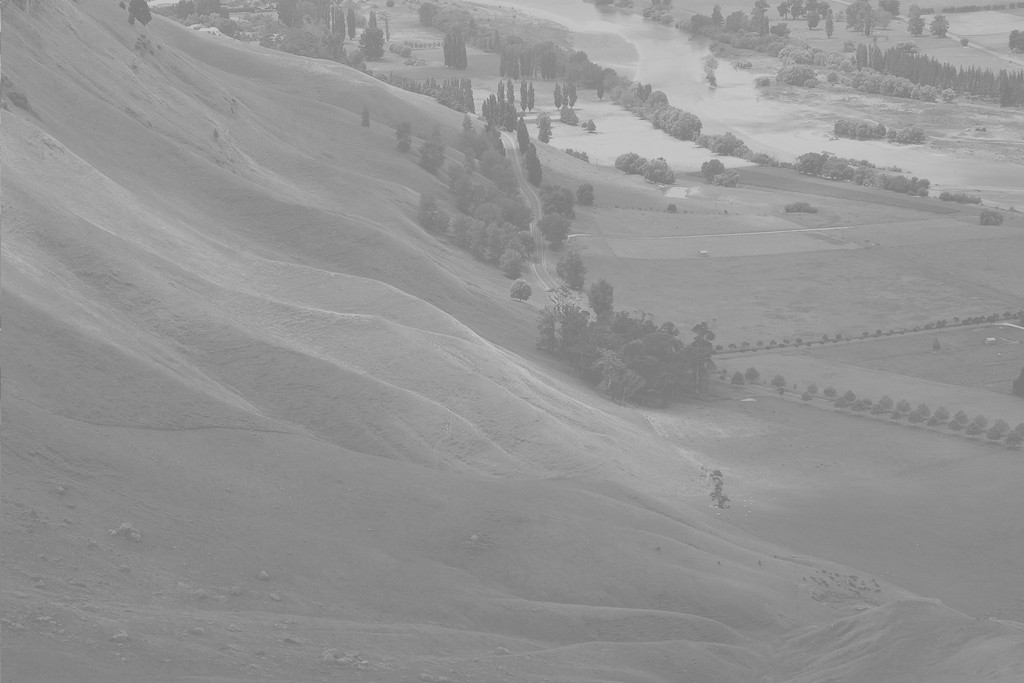
#> input picture histogram equalization/Unequalized.jpg, 1024 x 683 px
$ jupyter execute --allow-errors histogram_equalization.ipynb
#> lines starting #> are read from the running program, lines starting #| are printed output that depends on the picture
[cell 1]
import numpy as np
import matplotlib.pyplot as plt
import seaborn as sns
from scipy import stats

from PIL import Image

[cell 2]
def calcNormCdf(im,maxVal,res = 1):
    # Step 1: Calculate PDF (normalize histogram by number of pixels)
    # histogram, edges = np.histogram(im, bins,range )

    # # estimate the dataset's relative dynamic-range ratio out of the full dynamic-range
    # # maxVal is the max value of dynamic range
    # dr_ratio = 1/((np.max(im) - np.min(im))/(maxVal -0))
    # # estimate the full dynamic range out of the actual dynamic range of the dataset
    # partial_dr = np.unique(np.round(im,res)).shape[0]
    # numBins = int(np.ceil(dr_ratio *partial_dr))

    numBins = int(maxVal/res)+1
    histogram, edges = np.histogram(im,bins = numBins,range = (0,maxVal))
    pdf = histogram / float(np.sum(histogram))

    # Step 2: Calculate normalized CDF
    cdf = np.cumsum(pdf)
    return cdf,(pdf,edges)

def histeq(im,maxVal = 0):
    maxVal
    maxVal = np.max(im) if maxVal==0 else maxVal
    # Step 2: Calculate normalized CDF from the pdf (hitogram normalized by number of values)

    cdf,pdf = calcNormCdf(im,maxVal)
    # Step 3: Map intensities (pixel mapping lookup table)

    transform_map = np.floor(maxVal * cdf).astype(int)
    # transform_map = np.round(cdf * 255)


    # STEP 4: Transformation (Create new image)

    # flatten image array into 1D list
    img_list = list(im.flatten())
    # transform pixel values to equalize
    eq_img_list = [transform_map[p] for p in img_list]
    # reshape and write back into img_array
    im_equalized = np.reshape(np.asarray(eq_img_list), im.shape)

    cdf_eq,pdf_eq = calcNormCdf(im_equalized,maxVal)


    return im_equalized ,(cdf,cdf_eq),(pdf,pdf_eq)

[cell 3]
im = np.array(Image.open("Unequalized.jpg"))
#> im is the input picture: shape (683, 1024, 3); min 114, max 208, mean 148
# r, g, b = im[:,:,0],im[:,:,1],im[:,:,2]
# eq_image,cdf,pdf = histeq(r)
eq_im = im.copy()
for i in range(3):
    eq_image,cdf,pdf = histeq(im[:,:,i])
    eq_im[:,:,i] = eq_image
#> this loop made 3 passes
#> pass 1, in histeq, `im_equalized = np.reshape(np.asarray(eq_img_list), im.shape)`:
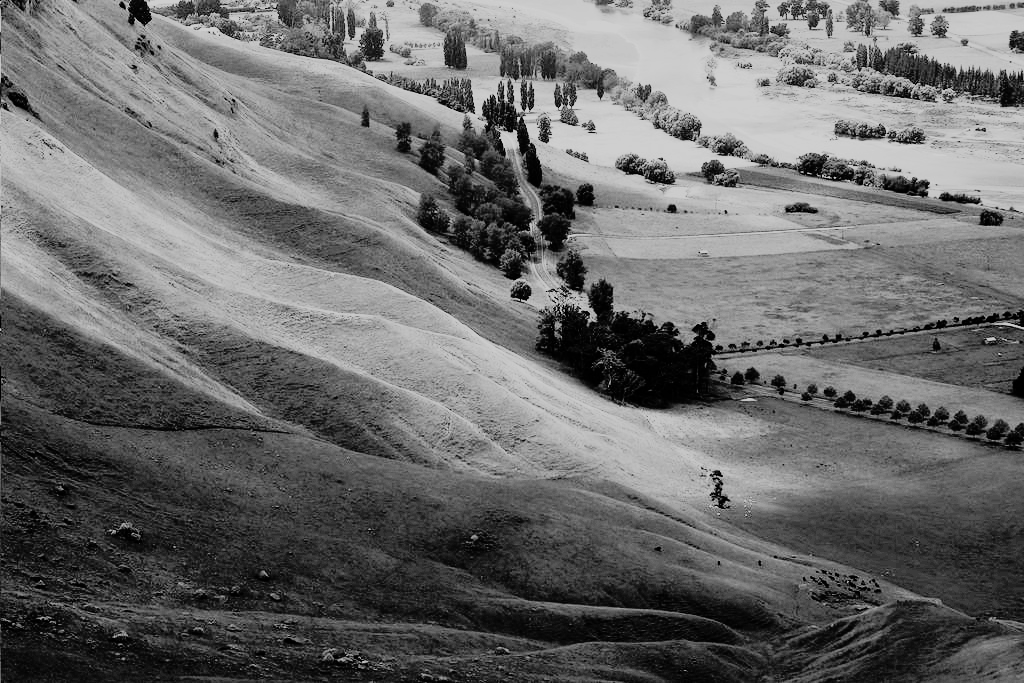
#> im_equalized: shape (683, 1024) int64; min 0, max 208, mean 106


plt.figure()
plt.stairs(pdf[0][0], pdf[0][1], fill=True)
plt.stairs(pdf[1][0], pdf[1][1], fill=True)
plt.figure()
#> (the rest of this cell did not finish here and is left out)

#> (a cell that did not finish here is left out)

[cell 5]
mu_true = 0
sigma_true = 0.1
s = np.random.normal(mu_true, sigma_true, 2000)
mu, sigma = stats.norm.fit(s)
points = np.linspace(stats.norm.ppf(0.01,loc=mu,scale=sigma),
                 stats.norm.ppf(0.9999,loc=mu,scale=sigma),100)
pdf = stats.norm.pdf(points,loc=mu,scale=sigma)

plt.hist(s, 30, density=True);
plt.plot(points, pdf, color='r')
plt.show()
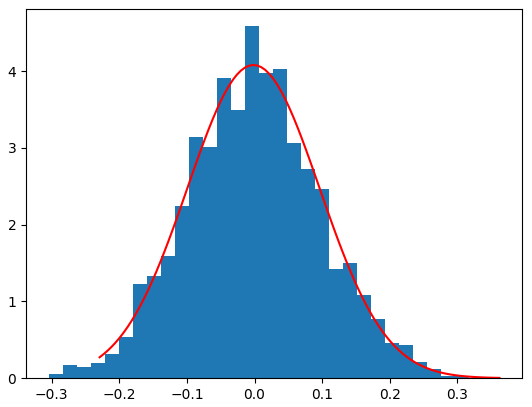
#> figure drawn by matplotlib, 1 panel; tallest bar 4.58 high, from x = -0.0145 to 0.00624; curve peaks at x = -0.00216, y = 4.08

[cell 6]
# https://towardsdatascience.com/histogram-equalization-5d1013626e64#:~:text=Histogram%20Equalization%20is%20a%20computer,intensity%20range%20of%20the%20image.


# histogram equalization on an arbitrary histogram
import numpy as np
def calcNormCdf(im, bins,range):
    # Step 1: Calculate PDF (normalize histogram by number of pixels)
    histogram, edges = np.histogram(im, bins,range )
    pdf = histogram / float(np.sum(histogram))

    # Step 2: Calculate normalized CDF
    cdf = np.cumsum(pdf)
    return cdf,pdf

def histeq(im,bins=255,range = (0,255)):

    # Step 2: Calculate normalized CDF from the pdf (hitogram normalized by number of values)
    cdf,pdf = calcNormCdf(im, bins,range)
    # Step 3: Map intensities (pixel mapping lookup table)

    transform_map = np.floor(255 * cdf).astype(np.uint8)
    # transform_map = np.round(cdf * 255)


    # STEP 4: Transformation (Create new image)

    # flatten image array into 1D list
    img_list = list(im.flatten())
    # transform pixel values to equalize
    eq_img_list = [transform_map[p] for p in img_list]
    # reshape and write back into img_array
    im_equalized = np.reshape(np.asarray(eq_img_list), im.shape)

    cdf_eq,pdf_eq = calcNormCdf(im_equalized, bins,range)


    return im_equalized ,(cdf,cdf_eq),(pdf,pdf_eq)


im = np.array(Image.open("Unequalized.jpg"))
# r, g, b = im[:,:,0],im[:,:,1],im[:,:,2]
# eq_image,cdf,pdf = histeq(r)
eq_im = im.copy()
for i in range(3):
    eq_image,cdf,pdf = histeq(im[:,:,i])
    eq_im[:,:,i] = eq_image
#> this loop made 3 passes
#> pass 1, in histeq, `im_equalized = np.reshape(np.asarray(eq_img_list), im.shape)`:
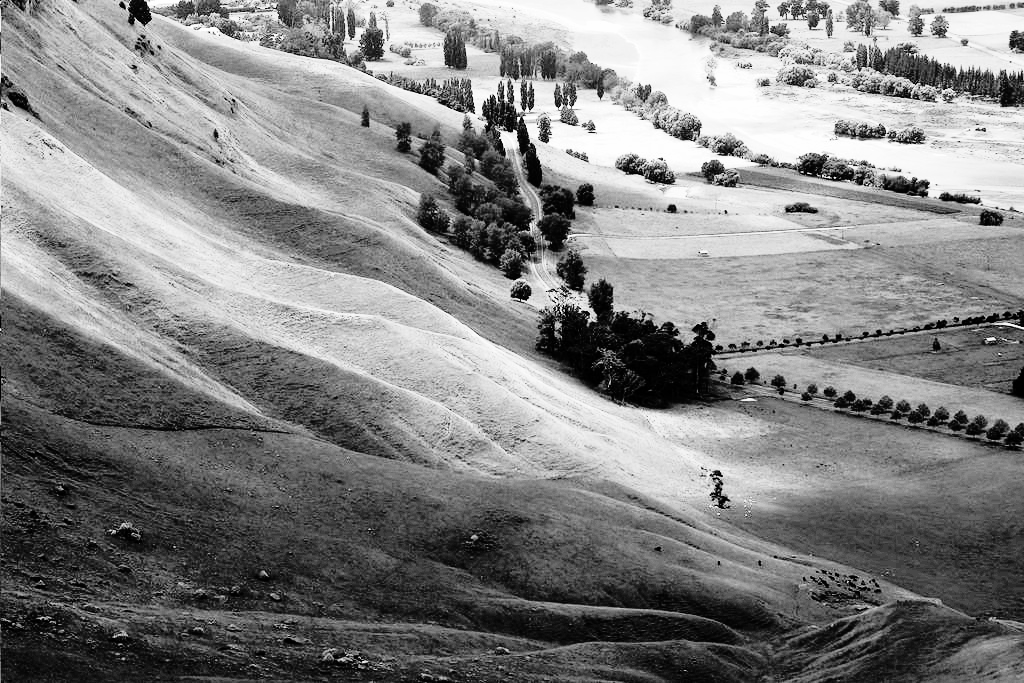
#> im_equalized: shape (683, 1024); min 0, max 255, mean 130


plt.figure()
# plt.stairs(pdf[0], edges, fill=True)
# plt.stairs(pdf[1], edges, fill=True)
# plt.figure()
plt.plot(cdf[0])
plt.plot(cdf[1])
plt.figure()
plt.imshow(im)
plt.figure()

plt.imshow(eq_im)
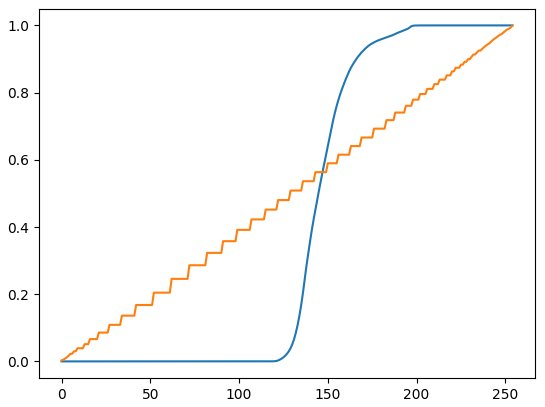
#> figure drawn by matplotlib, 1 panel; curve peaks at x = 208, y = 1; curve peaks at x = 254, y = 1

[cell 7]
# https://towardsdatascience.com/histogram-equalization-5d1013626e64#:~:text=Histogram%20Equalization%20is%20a%20computer,intensity%20range%20of%20the%20image.


# histogram equalization on an arbitrary histogram
import numpy as np
def calcNormCdf(im, bins,range):
    # Step 1: Calculate PDF (normalize histogram by number of pixels)
    histogram, edges = np.histogram(im, bins,range )
    pdf = histogram / float(np.sum(histogram))

    # Step 2: Calculate normalized CDF
    cdf = np.cumsum(pdf)
    return cdf,(pdf,edges)

def mutualHisteq(im1,bins=255,histRange = (0,255)):

    # Step 2: Calculate normalized CDF from the pdf (hitogram normalized by number of values)
    cdf1,pdf1 = calcNormCdf(im1, bins,histRange)
    # cdf2,pdf2 = calcNormCdf(im2, bins,range)
    cdf2= -np.arange(255)/255
    # Step 3: Map intensities (pixel mapping lookup table)

    transform_map1 = np.floor(255 * cdf1).astype(np.uint8)
    transform_map1={}
    for i in range(cdf1.shape[0]):
        transform_map1[i] = int(np.floor((255-1) * cdf1[i]))
    transform_map2={}
    for i in np.unique(np.asarray(list(transform_map1.values()))):
        transform_map2[i] = int(np.floor(255 * cdf2[i]))

    # transform_map2 = np.floor(255 * cdf2).astype(np.uint8)

    # transform_map = np.round(cdf * 255)


    # STEP 4: Transformation (Create new image)

    # flatten image array into 1D list
    img_list = list(im1.flatten())
    # transform pixel values to equalize
    # eq_img_list = [transform_map1[p] for p in img_list]
    eq_img_list1 = [transform_map1[p] for p in img_list]
    eq_img_list2 = [transform_map2[p] for p in eq_img_list1]

    # eq_img_list2 = eq_img_list1
    # reshape and write back into img_array
    im_equalized = np.reshape(np.asarray(eq_img_list2), im1.shape)

    cdf_eq,pdf_eq = calcNormCdf(im_equalized,  bins,(-255,255))


    return im_equalized ,(cdf1,cdf_eq),(pdf1,pdf_eq)


im = np.array(Image.open("Unequalized.jpg"))
# r, g, b = im[:,:,0],im[:,:,1],im[:,:,2]
# eq_image,cdf,pdf = histeq(r)
eq_im = im.copy()
for i in range(3):
    eq_image,cdf,pdf = mutualHisteq(im[:,:,i])
    eq_im[:,:,i] = eq_image
#> this loop made 3 passes
#> pass 1, in mutualHisteq, `im_equalized = np.reshape(np.asarray(eq_img_list2), im1.shape)`:
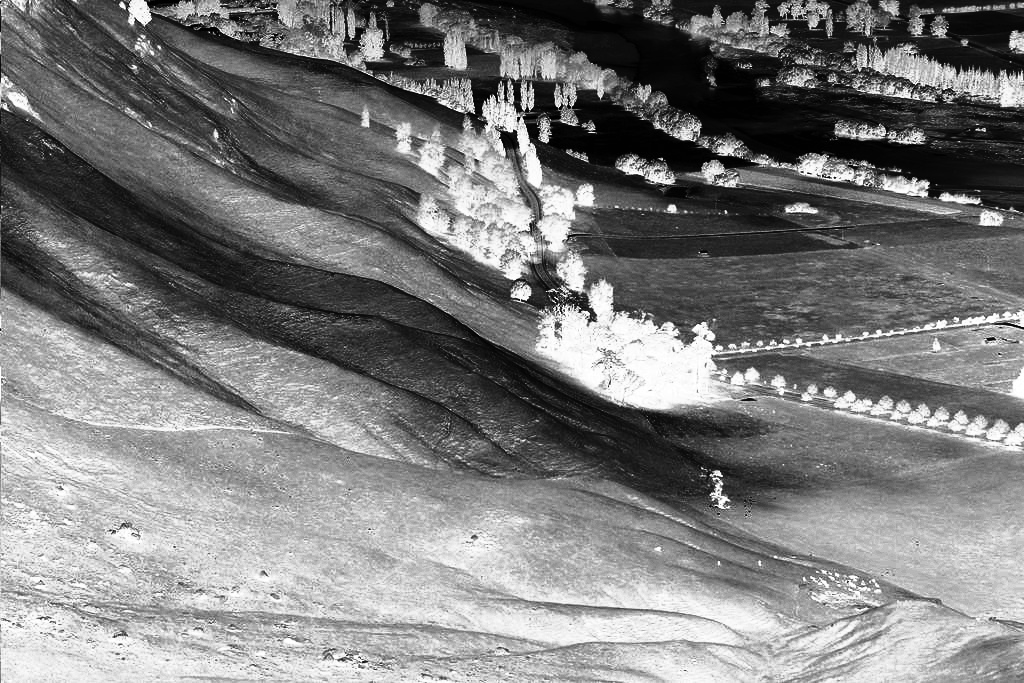
#> im_equalized: shape (683, 1024) int64; min -254, max 0, mean -129.5; drawn with min black and max white
#> `[cell 7] # https://towardsdatascience.com/histogram-equalization-5d101..`:
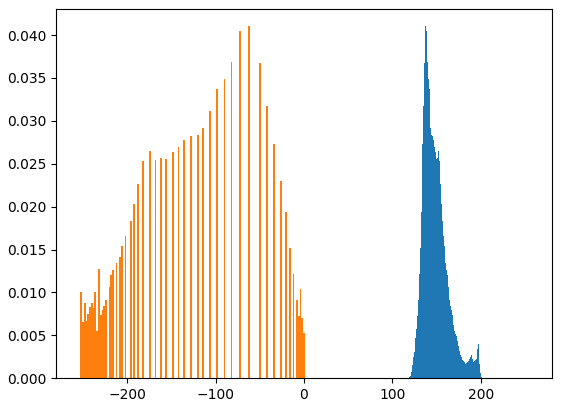
#> figure drawn by matplotlib, 1 panel
#> `[cell 7] # https://towardsdatascience.com/histogram-equalization-5d101..`:
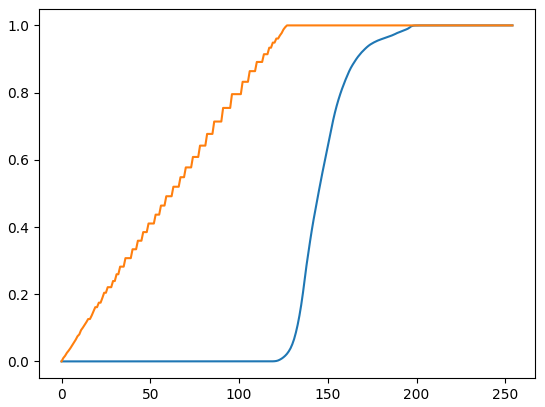
#> figure drawn by matplotlib, 1 panel; curve peaks at x = 208, y = 1; curve peaks at x = 127, y = 1


plt.figure()
plt.stairs(pdf[0][0], pdf[0][1], fill=True)
plt.stairs(pdf[1][0], pdf[1][1], fill=True)
plt.figure()
plt.plot(cdf[0])
plt.plot(cdf[1])
# [5 lines of commented-out code are left out]
